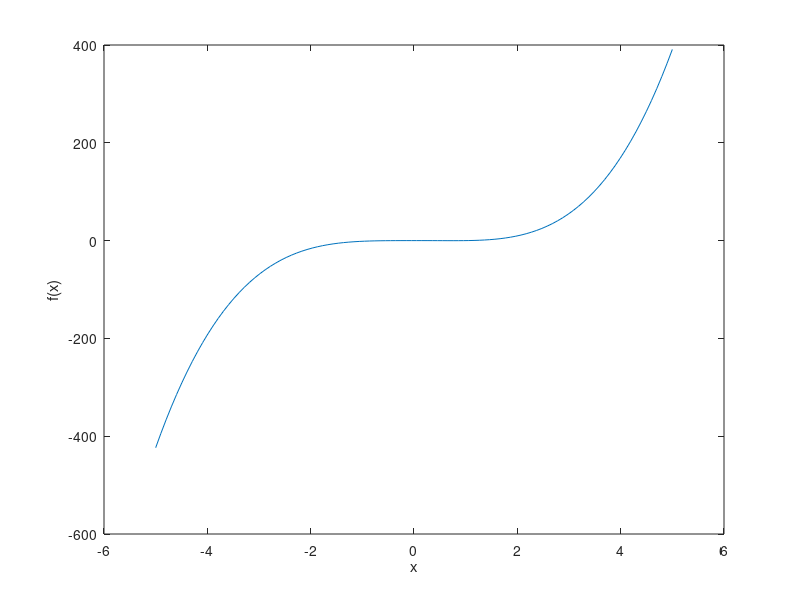

The MATLAB source for this figure: (Note: this script raises an error after producing the figure.)
%%  Introduction to Plotting and Vectorization
% This lab will provide an introduction to two dimensional plots.  At
% the end, you should feel comfortable plotting functions of the form f(x).
% You should find this useful not only for visualizing the solutions of
% ODEs, but also for plotting general data that might appear in other
% courses and work.
%
% In the process we will also introduce the concept of vectorization, which
% is helpful for writing efficient and "clean" code.  Vectorization is a 
% concept found not only in MATLAB but also C/C++, Fortran, and other
% languages.
%
% Opening the m-file lab1.m in the MATLAB editor, step through each
% part using cell mode to see the results.  Compare the output with the
% PDF, which was generated from this m-file.
%
% There are twelve (12) exercises in this lab that will be graded.  
% Write your solutions in the template, including appropriate descriptions 
% in each step. Save the .m file as lab1_<UTORid>.m and submit it online on
% Quercus. Also, submit a PDF of the output by generating html (by going to
% 'File', 'Publish') and then saving to a PDF called lab1_<UTORid>.pdf. 
% Substitute your UTORid for <UTORid>.
%
% MAT292 Fall 2019, Stinchcombe & Parsch
% MAT292 Fall 2018, Stinchcombe & Khovanskii
% MAT292 Fall 2017, Stinchcombe & Sinnamon
% MAT292 Fall 2016, Sinnamon & Sousa
% Based on original from MAT292 Fall 2012, Hart & Pym
%
%
%% Student Information
%
%Student Name: Xiao En (Shawn) Zhang
%
%Student Number: 1005154921
%

%% Creating Vectors Explicitly
% MATLAB plots vectors (also known as arrays) of data points.  The first 
% way to create vectors is to give MATLAB a list of values of the form:
%
% x = [value1, value2, value3, ..., valueN];
%
% We can then see the values in the array x by entering |x| without a
% semilcolon or with the command |disp(x)|, with or without the semicolon.
%
% Individual entries of the vector can be accessed with the command |x(i)|, 
% where |i| is between 1 and the length of the array.  If |i| is not in 
% this range an error is thrown.
%
% Examine the following commands and their output.

x = [.5, 1.0, 2.3, 4.0, 4.333, 5.];     %These are arbitrary values
x
disp(x)
disp(x);
x(1)
x(2)

%% Exercise 1
% Objective: Observe a MATLAB error when you try to access an invalid
% index.
%
% Details: Try to access elements of the vector |x|, created in the
% previous step at the command prompt |>>|.  Try values of |i| outside the 
% valid range.  Try negative values, zero, and large positive values.  Copy
% down the error message in each case, and report this in your submitted 
% work as:
%
% Error for negative index:
%
% Error for zero index:
%
% Error for positive index outside of the bounds:
%
% Only include the error message as a comment (with the percent signs), 
% DO NOT INCLUDE THE CODE IN YOUR SUBMISSION.

%Error for negative index: Array indices must be positive integers or logical values.
%Error for zero index: Array indices must be positive integers or logical values.
%Error for positive index outside of the bounds: Index exceeds the number of array elements (6).

%% Plotting a Vector
% Given a list (one dimensional array) of values we can plot them with the
% command |plot(x)|, with or without a semicolon.  This will plot the points in the
% data set |(i, x(i))|.

plot(x)

%% Plotting Vector x against Vector y
% To plot functions, we need two vectors: a set of x points and a
% corresponding set of y points.  We now create a vector |y| and plot
% x against y with the command |plot(x,y)|.
%
% If the two vectors are not the same size, MATLAB will throw an error.

y = [3.7, -3.4, 1.02, 2.2, .04, 1.0];   %These are arbitrary values
plot(x,y)

%% Exercise 2
% Objective:  Create two vectors and plot one against the other.
%
% Details:  Explicitly create the vectors 
%
% x = [-5, -3, -1, 0, 2, 4, 6] 
%
% and 
%
% y = [-25, -9, -1, 0, 4, 16, 36]
%
% And plot |x| against |y|.  Your submission should show both the
% creation of the vectors and the figure, as in the example.

x = [-5, -3, -1, 0, 2, 4, 6]
y = [-25, -9, -1, 0, 4, 16, 36]
plot(x,y)

%% Creating Vectors with For Loops
% Entering the values by hand is tedious and error prone.  We can use
% MATLAB's programming features to create them.  Suppose we want to create
% a vector of N points between 0 and 1, equally spaced and inclusive.  This
% would be useful if we wanted to evaluate a function, f(x), at all of
% these values.
%
% The distance between the points will be h = (1 - 0)/(N-1), so that:
%
% 0 = x(1) = 0 * h < x(2) = 1 * h < ... < x(j) = (j-1) * h < ... < x(N) =
% (N-1) * j = 1
%
% NOTE: if we with to do this between two arbitrary points, a < b, instead
% of 0 and 1, the values would be: h = (b - a)/(N-1) and a = x(1) = a + 0 *
% h < x(2) = a+ 1 * h < ... < x(j) = a +(j-1) * h < ...< x(N) = b
%
% We assign a value of N, compute h, preallocate a vector x, and then loop
% through the vector.
%
% By 'preallocate' we mean 'set aside an array of the appropriate size in 
% memory for future use'.  Preallocation can be done with the command
% |x = zeros(N,1);|, which makes an array of length N in which all the entries
% are zero.  Other options are possible, too.

N = 5;             %Alter this value to see different results
h = (1-0)/(N-1);
x = zeros(N,1);     %This creates a column vector.  
                    %zeros(1,N) would create a row vector.

for j = 1:N
    x(j) = (j-1) * h;
end
disp(x);

%% Plotting y = x^2
% As a first example of plotting a function, we plot y = x^2.  Using the
% array |x| created in the last step, we populate a vector |y| such that
% |y(i) = x(i)^2| and plot it.
%

y = zeros(N,1);     %Preallocate the array

for j = 1:N
    y(j) = x(j)^2;
end

disp(y);

plot(x,y)

%% Plotting y = sin(2 * pi * x)
% MATLAB has a number of built in functions including the trigonometric
% functions (sin, cos, arccos,...), the exponential functions (exp), the
% natural logarithm function (log), hyperbolic functions (sinh, cosh), and
% others.  The constant |pi| is also defined.  For a full list of built in
% functions type |help elfun| at the MATLAB command line.  
%
% We create the vector |z| with |z(j) = sin(2*pi*x(j))|, using the same array as
% from the previous steps.

z = zeros(N,1);     %Preallocate the array

for j = 1:N
    z(j) = sin(2 * pi * x(j));
end

plot(x,z)

%% Exercise 3
% Objective:  Plot |x|.x
%
% Details:  Using a for loop, create a vector x of 101 equally spaced
% points between -3 and 7, inclusive.  Then create a vector y, such that
% |y(i) = abs(x(i))*x(i)| using a for loop.  Plot the results.  
%
% Your submission should include the code, as in the example, and 
% appropriate comments.

N=101;            %Number of points
x = zeros(N,1);   %Preallocate the array
h = (7-(-3))/(N-1);

for j = 1:N       %Creates the desired x vector
    x(j) = ((j-1) * h) - 3;
end
disp(x)

y = zeros(N,1);   %Preallocate the array

for i = 1:N       %Creates the desired y vector
    y(i) = abs(x(i))*x(i);
end  

plot(x,y)

%% Plotting Two Data Sets at Once
% We can also plot the preceding two examples on the same figure with the
% command |plot(x, y, x, z)|.  MATLAB will automatically put a different 
% color on each line.  

h=0.1              %redefine the variables x, y, z
x=0:h:1;           %because they might have been
y=x.^2;            %changed in exercise 3
z=sin(2*pi.*x);    %

plot(x,y,x,z)

%% Annotating a Figure
% It is easy to add a title, axis labels, and a legend to the
% preceding figure.
xlabel('x');
ylabel('f(x)');
title('Example plot of two functions plotted on the same figure');
legend('x^2', 'sin(2*pi*x)');

%% Using Help Effectively
% You can obtain help on any routine at the command line by typing |help
% commandname|.  As you may have noticed in the preceding figure, the
% legend was not placed in a convenient position.  We will now use help to
% find out how to move the legend to the lower left corner, where it will
% be less obtrusive.
%
% If you type |help legend| in the command window at the |>>| prompt, 
% you'll see a section:
%
% LEGEND(...,'Location',LOC) adds a legend in the specified
%    location, LOC, with respect to the axes.  LOC may be either a
%    1x4 position vector or one of the following strings:
%
%        'North'              inside plot box near top
%        'South'              inside bottom
%        'East'               inside right
%        'West'               inside left
%        'NorthEast'          inside top right (default)
%        'NorthWest           inside top left
%        'SouthEast'          inside bottom right
%        'SouthWest'          inside bottom left
%
% Thus, if we call |legend| again, with the option 
% |'Location', 'SouthWest'|, it will move the legend to where we want.

%NOTE: The labels are entered again.
legend('x^2', 'sin(2*pi*x)','Location','SouthWest');    

%% Vectorization - An Elegant Alternative to Loops
% In the previous examples, we used for loops to fill our arrays with the
% values we wanted.  This is very similar to what would be done in C/C++,
% Java, Fortran, and other languages.  
%
% MATLAB provides a faster way to perform these looped operations, using
% vectorization, which proccesses the entire vector as a single object.
% For example, given a vector |x|, we can get the sine of the values in |x|
% with the command |sin(x)|, which outputs another vector.  This works with
% all built in MATLAB functions.  
% 
% Multiplication, division, and exponentiation are handled differently.
% Instead of using |*|, |/|, and |^|, we must use |.*|, |./|, and |.^| to
% indicate that we want the operation to be performed on each element.  The
% reason for this change in the symbols is that MATLAB uses the symbols
% without the period for matrix multiplication, exponentiation, and other
% actions.
%
% Vectorization yields more concise and less error prone code:


y = x.^2;               %Alternatively, y = x .* x;
z = sin(2 * pi * x);    %NOTE:  Multiplcation by the scalar 2*pi, does not 
                        %       require the .* operator.  Why is that?

plot(x,y,x,z)           %Verify that these are the same results
xlabel('x');
ylabel('f(x)');
title('Example plot of two functions computed by vectorizaiton');
legend('x^2', 'sin(2*pi*x)','Location','SouthWest');

%% Speed Comparison
% Historically, it was desirable both for clarity and speed to use
% vecotrized operations in place of loops everywhere possible in MATLAB.  
% Recent versions of MATLAB have reduced the speed advantage through the 
% introduction of a Just in Time (JIT) compiler, parallel for loops, and 
% other tools.
%
% However, we can still demonstrate the speed advantage, and the benefit to
% clarity is already evident.
%
% Timing is done with the |tic|, |toc| commands, which enclose the region we
% want to benchmark. The first output is the time for the construction done
% by looping, the second output is the time for construction done with
% vectorization.
%

clear y;    %Clear the y array
tic;        %Begin timing the construciton and filling of the array
x = linspace(0,1,N);
y = zeros(N,1);

for j = 1:N
    y(j) = x(j)^2;
end

toc;

clear y;    %Clear the y array
tic;
y = x.^2;
toc;

%% Exercise 4
% Objective:  Compare the speedup from vectorization for a larger vector.
%
% Details:  Create a vector |x| of 5000001 equally space points between -2 and
% 3, inclusive, using a for loop.  Then time the construction of vector |y|,
% whose values are arctan of x, by a for loop and by vectorization.  Be sure to clear 
% |y| between the two runs.  (Hint: use the help file to find the command for arctan!)
%
% Your submission should include the code, as in the example, with
% appropriate comments.
 
N = 5000001
x = zeros(N,1);   %Preallocates the array
h = (3-2)/(N-1);

for j = 1:N       %Creates the desired x vector
    x(j) = ((j-1) * h) - 3;
end

tic;
y = zeros(N,1);

for j = 1:N       %Creates the desired y vector using for loop
    y(j) = atan(x(j));
end
toc;

clear y;
tic;
y = atan(x);      %Creates the desired y vector using vectorization
toc;

%% Further Avoiding Loops with linspace
% In the preceding examples, we will focus on the vector |x|, which was
% constructed with a |for| loop.  MATLAB includes a routine for creating a
% vector of a given number, |N|, of equally spaced points between two
% values, |a| and |b|:
%
% |x = linspace(a, b, N);|
%
% No preallocation is neccessary.  The argument |N| is optional.  If it is
% omitted MATLAB uses 100 points by default.
%
% We will now use linspace to plot the functions y = x - x^3 and y = exp(x)
% in the range [-2, 4] with 200 points.

clear all;                  %Clears all variables

x = linspace(-2,4, 200);    %Create the array

y = x - x.^3;
z = exp(x);

plot(x,y,x,z)           %Verify that these are the same results
xlabel('x');
ylabel('f(x)');
title('Example plot of two functions generated by vectorizaiton');
legend('x-x^3', 'exp(x)','Location','SouthWest');

%% Exercise 5
% Objective:  Solve an ODE and plot three particular solutions.
%
% Details:  Manually find the general solution of the ODE:
%
% dy/dt + (2*t)*y = 1/exp(t^2)
%
% and the particular solutions for initial conditions y(1) = -1, y(1) = 0,
% and y(1) = 1. Plot these three particular solutions on the same axes
% lettting the independent variable range from 1 to 5. 
%
% Once you have the three particular solutions you will
% need to:
%
%  1. Create a vector for the independent variable, t.  Use linspace with
%  a reasonable number of points (100 is fine).
%  2. Create vectors for the three solutions.  Use vectorized operations.
%  3. Plot three solutions on the same axes, annotating the figure
%   appropriately.
%
% Your submission should include, in the description section, the general 
% solution of the ODE and the three particular solutions.  It should also 
% have the appropriately commented code.

clear all;

t = linspace(1,5,100);
exp2 = exp(t.^2)

%General solution: y = (t + C)/e^(t^2)

y1 = (t - exp(1) + 1)./exp2 %First solution when y(1) = -1
y2 = (t - 1)./exp2 %y(1) = 0
y3 = (t + exp(1) - 1)./exp2 %y(1) = 1

plot(t,y1,t,y2,t,y3);
xlabel('t')
ylabel('y');
title('Plot of three solutions to the ODE dy/dt + (2*t)*y = 1/exp(t^2)');
legend('y1 = -1', 'y2 = 0','y3 = 1', 'Location','SouthEast');

%% More Plotting Examples - Line Style
% There are many plotting options available, including color, line style,
% and marker style.  Some options can be found from the |help plot|
% command.  This is done by incuding a command after each line.
%
% In the first we example we will vary the line style.


x = linspace(-5,5);

%Plot three functions with different line styles.  NOTE: the
%function can be put directly in the plot argument.
plot(x, sin(x),'--', x, cos(x),'-.', x, exp(-x.^2),':');   
legend('sin', 'cos', 'exp(-x^2)');

%% More Plotting Examples - Line Color
% We can also control the color, mixing it with line style.

%Plot two functions, first in green and then in red.
x = linspace(-1,1);
plot(x, x.^3 .* sin(x), 'g', x, -x .* exp(x), 'r-');
legend('x^3 * sin(x)', '-x * exp(x)');

%% More Plotting Examples - Markers
% Markers can be used at the individual points, with and without a line 
% joining the points.
x = linspace(-4,4, 20);
plot(x, sin(x), 'x-', x, (x.^2)./(1+x.^2), '.');
legend('sin(x)', 'x^2/(1+x^2)');

%% Inline functions of one variable
% 
% Suppose we wish to construct the function:
%
% |f(x) = x * sin(x)|
%
% In a way that MATLAB can understand and manipulate.  This will let us
% compute values of |f(x)|, plot it, and create other functions from it.
%
% This can be accomplished by defining an inline function of one variable,
% with the command:
%
% function name = @(argument name) mathematical expression;
%
% For this example, the function name is |f|, the argument name is |x|, and
% the mathematical expression is |x * sin(x)|.
%
% Consider the following examples, and take note of:
%
% 1. The use of vectorization in the definitions, 2. The different ways
% that the output can be displayed, 3. The different variable names.
%

f = @(x) x .* sin(x);

x = 1;
fprintf(' f(%g) = %g\n', x, f(x));
fprintf(' f(%g) = %g\n', 1, f(1));
disp(f(1));
f(1)
x = 2;
fprintf(' f(%g) = %g\n', 2, f(2));
fprintf(' f(%g) = %g\n', 2, f(2));
disp(f(2));
f(2)

disp(f([1,2]))

g = @(t) t.^2 - t +1;
g(1)
g(2)

% Construct an array of 100 grid points from -2 to 2, and plot g(t).
t = linspace(-2,2);
plot(t, g(t));
% Label axes
xlabel('t');
ylabel('g');


%% Exercise 6
%
% Objective: Write and use an inline function of one variable.
%
% Details: Define the inline function for
%
% |f(x) = (x^3 - abs(x)) * ln(x^2+1)|
%
% Use this function to compute |f(0)|, |f(1)|, and |f(-1)| and plot the
% function with 100 grid points from -5 to 5. Make sure to
% use vectorization in your definition, and label your axes.
%
% Your submission should show the definition of the function, and the
% computation of these values.

f = @(x) (x.^3 - abs(x)) .* log(x.^2+1);

x = 0;
disp(f(0));
f(0);

x = 1;
disp(f(1));
f(1);

x = -1;
disp(f(-1));
f(-1);

% Construct an array of 100 grid points from -5 to 5, and plot f(x).
x = linspace(-5,5);
plot(x, f(x));
% Label axes
xlabel('x');
ylabel('f(x)');

%% Inline functions of two variables
%
% Suppose we wish to solve the equation 
%
% |x = y^3 + y|
%
% for |y| as a function of |x|.  If we do this by root finding, then, given
% a value of |x0|, we need to find the root of the function
%
% |g(y) = f(x0,y) = y^3 + y - x0|
%
% We will accomplish this using inline functions.
%
% Inline functions of two variables are defined as:
%
% func = @(x,y) f(x,y);
%
% where func is the name you wish to assign your function, and |f(x,y)| is
% the relevant expression.
%
% Some examples of defining and using inline functions of two variables
% are given below. 
%

f = @(x,y) y.^3 + y - x;
x = 0; y = 0;
fprintf(' f(x = %g, y = %g) = %g\n', x, y, f(x, y));
x = 0; y = 1;
fprintf(' f(x = %g, y = %g) = %g\n', x, y, f(x, y));
disp(f(x,y))
f(0,1)

h = @(t,u) t.^2  + sin(u);
h(1, pi/2)
h(2, 2)



%% Exercise 7
%
% Objective: Write and use an inline function of two variables.
%
% Details: Define the inline function for
%
% |f(x,y) = y + y^3 - cos x + x^2 - x^4|
%
% Note that |f(x,y) = c| is the implicit solution to 
%
% |dy/dx = (4x^3 - 2x - sin x)/(1+3y^2)|.
%
% See Examples 1-3 of section 2.1 in Brannan and Boyce for similar examples.
%
% Use this function to compute |f(0, 0)|, |f(pi/2,1)|, and |f(-1,-1)|.  Make
% sure to use vectorization in your definition.
%
% Your submission should show the definition of the function, and the
% computation of these values.
%

f = @(x,y) y + y.^3 - cos(x)+ x.^2 - x.^4;

f(0,0)
f(pi/2,1)
f(-1,-1)
%% Numerically solving an implicit equation
%
% Given |x0|, we will now solve the equation
%
% |f(x0, y) = y^3 + y - x0 = 0|
%
% for y.  This will be accomplished using fzero, which employs a more
% advanced form of Newton's method. 
%
% The minimal arguments needed for using fzero are:
%
% fzero(function_handle, guess)
%
% function_handle is an abstract data structure which directs MATLAB
% towards a function of a single variable that it will try to zero.
%
% We need to tell MATLAB that it is trying to solve for the |y| argument.
% This is done by creating an inline function of one variable from the
% existing function, i.e.
% 
% g = @(y) f(x0, y)
%
% And then having fzero try to solve
%
% |g(y) = 0|
%
% You can either define the new inline function and use it:
%
% g = @(y) f(x0, y);
% y = fzero(g, guess);
%
% or you can put the inline function argument directly in the function
% handle argument:
%
% y = fzero(@(y) f(x0,y), guess);
% 
% The guess is an initial guess for what we anticipate y to be.  Finding a
% good initial guess may require some experimentation. For this example,
% the guess may be quite poor, and the algorithm will still converge.  For
% others, more care must be taken.
%
% Note the various ways of constructing the inline function of one
% variable, and the different guesses.


f = @(x,y) y.^3 + y - x;

x0 = 1;
guess = 1;
g = @(y) f(x0, y);
y = fzero(g, guess);
fprintf(' y(%g) = %g\n', x0, y);

guess = 50;
y = fzero(g, guess);
fprintf(' y(%g) = %g\n', x0, y);

x = 2;
g = @(y) f(x, y);
y = fzero(g, 2);
fprintf(' y(%g) = %g\n', x, y);

guess = 2;
y = fzero(@(y) f(2, y), guess);
fprintf(' y(%g) = %g\n', 2, y);

%% Exercise 8
%
% Objective: Use fzero to solve an equation |f(x,y)=0| for y at different
% values of x.
%
% Details: Consider the function
%
% |f(x,y) = y + y^3 - cos x + x^2 - x^4|
%
% Define the appropriate inline function and compute the single solution 
% at |x = 0| and the two positive solutions at |y = 1/2|.  
%
% You will need to experiment with different guesses to get these three
% solutions.
%
% Your submission should show the definition of the function, and the
% computation of these three roots.

f = @(x,y) y + y.^3 - cos(x) + x.^2 - x.^4;

x0 = 0;
guess = 1;
g = @(y) f(x0, y);
y = fzero(g, guess);
fprintf(' y(%g) = %g\n', x0, y);

y0=0.5;
g = @(x) f(x, y0);
guess = 1.5;
x = fzero(g, guess);
fprintf(' x(%g) = %g\n', y0, x);

guess = 0.5;
g = @(x) f(x, y0);
x = fzero(g, guess);
fprintf(' x(%g) = %g\n', y0, x);


%% Plotting the solution
%
% Now we are ready to plot y as a function of x.  We will construct an
% array of x values, solve for y at each value of x, and then plot the
% results.  This will be accomplished with a for loop.

f = @(x,y) y.^3 + y - x;

% 50 points equally spaced from -5 to 2, inclusive
xvals = linspace(-5, 2, 50); 

% Preallocate storage space for the solutions
yvals = zeros(size(xvals));      

% Loop through all the values
for j = 1:length(xvals)
   
   yvals(j) = fzero(@(y) f(xvals(j), y), 0);
   
end

% Plot the results

plot(xvals, yvals);
xlabel('x');
ylabel('y');

%% Exercise 9
%
% Objective: Plot a portion of an implicit equation.
%
% Details: Plot the portion of the solution to
%
% |f(x,y) = y + y^3 - cos x + x^2 - x^4|
%
% passing through the point |(0,0)| for x from -2 to 2.  Use 100 grid
% points.
%
% You will need to be careful with the initial guess you use in solving the
% equation.
%
% Your submission should show the definition of the function, the
% construction of the arrays, the for loop, and the resultant figure.
%
% Label your axes.
% 
f = @(x,y) y + y.^3 - cos(x) + x.^2 - x.^4 + 1;

% 50 points equally spaced from -5 to 2, inclusive
xvals = linspace(-2, 2, 100); 

% Preallocate storage space for the solutions
yvals = zeros(size(xvals));      

% Loop through all the values
for j = 1:length(xvals)
   yvals(j) = fzero(@(y) f(xvals(j), y), 0);
end

% Plot the results

plot(xvals, yvals);
xlabel('x');
ylabel('y');

%% Exercise 10
%
% Objective: Solve a differential equation and plot a portion of it.
%
% Details: Find the general implicit solution of the differential equation
%
% |dy/dx = (-cos x + 3x^2) y|
%
% Plot the particular solution passing through y(0) = 1 using 100 grid
% points for x in [-1.5, 1.25].
%
% Be careful on your choice of guess. You will be penalized if MATLAB shows
% an error.
%
% Your submission should show the general and particular solutions, in
% implicit form, in the comments, the definition of the appropriate inline
% functions, arrays, the for loop, and the figure.
%
% Label your axes.
%

%General solution y = exp(-sin(x) + x.^3 + c);
guess = 0;
f = @(x,y) y - exp(-sin(x) + x.^3 + guess);

% 50 points equally spaced from -5 to 2, inclusive
xvals = linspace(-1.5, 1.25, 100); 

% Preallocate storage space for the solutions
yvals = zeros(size(xvals));      

% Loop through all the values
for j = 1:length(xvals)
   yvals(j) = fzero(@(y) f(xvals(j), y), 0);
end

% Plot the results

plot(xvals, yvals);
xlabel('x');
ylabel('y');

%% Install iode
%
% Objective: install iode
%
% Details: visit https://faculty.math.illinois.edu/iode/ and follow the
% instructions there to download and install iode.
%
% Iode has a problem (with MATLAB versions 2014a and above), but can be
% easily fixed. In MATLAB open the folder where you installed iode and 
% double-click the file fixaxes.m. Quote (comment out) line 38: it should 
% look like %eval(’delete(a:);’); Do the same for the file freeaxes.m and 
% line 24.

%% Exercise 11
%
% Objective: use iode a plot the direction field of a differential equation
%
% Details: After starting iode, click the "direction fields" buttom from 
% the main menu. The default is the direction field for
%
% |dy/dx = sin(y-x)|
%
% Click any point in the x-y plane to see a (numerically computed) solution
% to the differential equation passing through that point.
%
% Starting from the "Equation" menu, plot the direction field of 
%
% |dy/dx = xy^2|
%
% Describe, in words, the behaviour of the solutions. What happens as x
% approaches infinity? Explain why solutions are symmetric about the 
% y-axis, i.e. |y(x)=y(-x)| for any solution.

%As x approaches infinity (as well as negative infinity since the solution
%is symmetric), if the y-value to the solution is positive, then y also
%approaches infinity. If the solution's y-value is negative, then y
%approaches 0 from the negative side.
%Solutions are symmetric because in the general solution, y is a function
%of x^2, meaning that both plugging in x and -x will result in the same
%y-value.
%% Exercise 12
%
% Objective: study the long-run behaviour of a differential equation from 
% its direction field
%
% Details: Using iode, plot the direction field of 
%
% |dy/dx = y^4 - y^3 - 3*y^2 + y + 2|
%
% By clicking on various initial conditions |y(0) = y_0| (iode plots the
% solution), determine the long-run behaviour of solutions as a function of
% |y_0|. In other words, list the constant solutions that are approached as
% x goes to infinity and how |y_0| determines which constant solution is 
% approached.
%
% If your numerically computed solutions ever appear to cross then change
% the solution method from Euler to the, much better, Runge-Kutta method.
% Think about why solutions are not permitted to cross. If they do then
% this indicates a problem with the numerical solver.

% The constant solutions that are approached as x tends to inifinity are:
% y=2, y=1, and y=-1.
%If y_0>2, then y --> infinity as x -->infinity. y --> 2 as x --> -infinity
%If 1<y_0<2, then y --> 1 as x --> infinity. y --> 2 as x --> -infinity
%If -1<y_0<1, then y --> 1 as x --> infinity. y --> -1 as x --> -infinity
%If y_0<-1, then y --> -1 as x --> infinity. y --> -infinity as x -->
%-infinity

%% Exercise 13 (NOT TO BE HANDED IN)
%
% Objective: Solve a differential equation and plot the largest interval of
% existence for this solution.
%
% Details: Find the particular implicit solution of the differential
% equation
%
% |dy/dx = -x/y, y(0) = -2|
%
% Determine the largest interval of validity and plot the solution with 50
% grid points in this interval.
%
% In the comments before your code, explain why fzero has an error.
%
% Your submission should show the particular solution, in implicit form, in
% the comments, the definition of the appropriate inline functions, arrays,
% loops, and the figure. 
%
% Label your axes.
%
%% Exercise 14 (NOT TO BE HANDED IN)
%
% Objective: Solve a differential equation and plot the solution on the
% specified interval
%
% Details: Find the particular implicit solution of the differential
% equation
%
% |du/dt = -(u^4 - 1), u(0) = .1|
%
% and plot it for |t| from 0 to 1.
%
% Determine a good starting guess that works throughout the interval and
% plot the solution with 50 grid points in this interval.
%
% Your submission should show the particular solution, in implicit form, in
% the comments, the definition of the appropriate inline functions, arrays,
% loops, and the figure.
%
% Label your axes.
